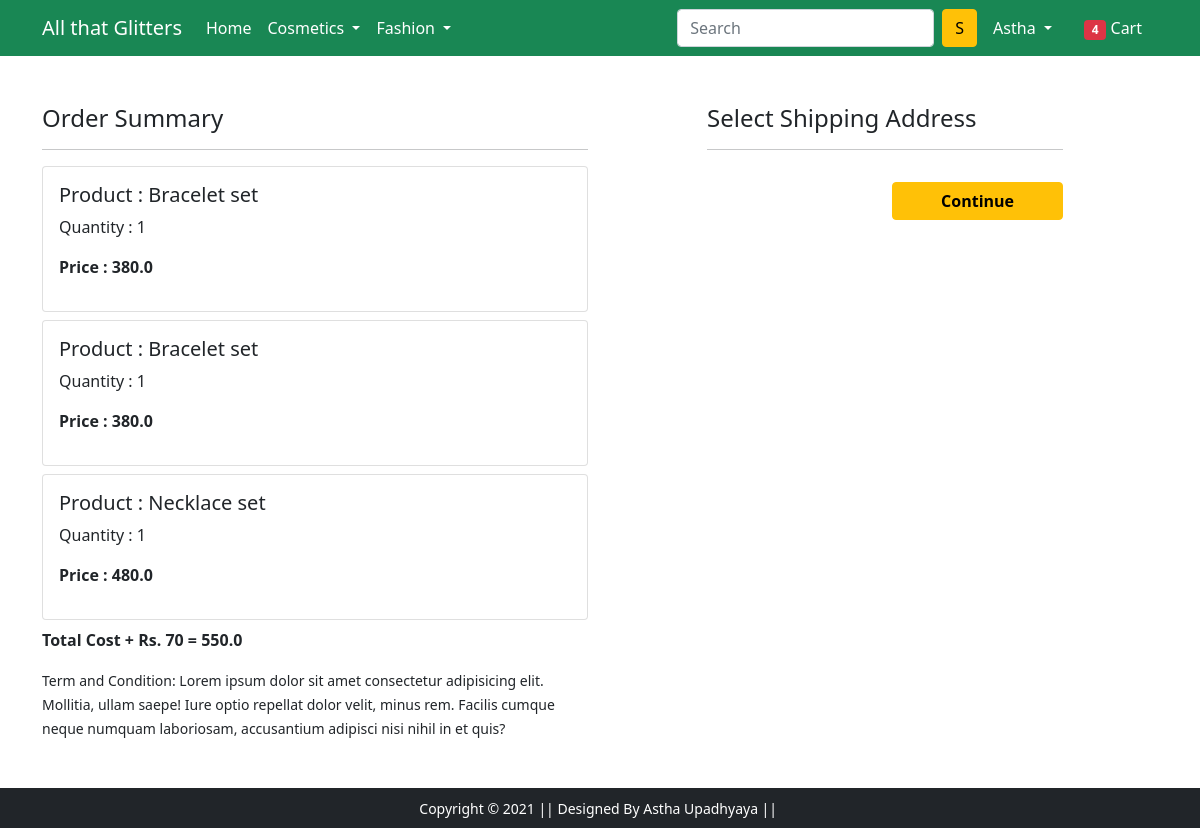
/checkout/ (signed in), run on an earlier commit of the app's database.
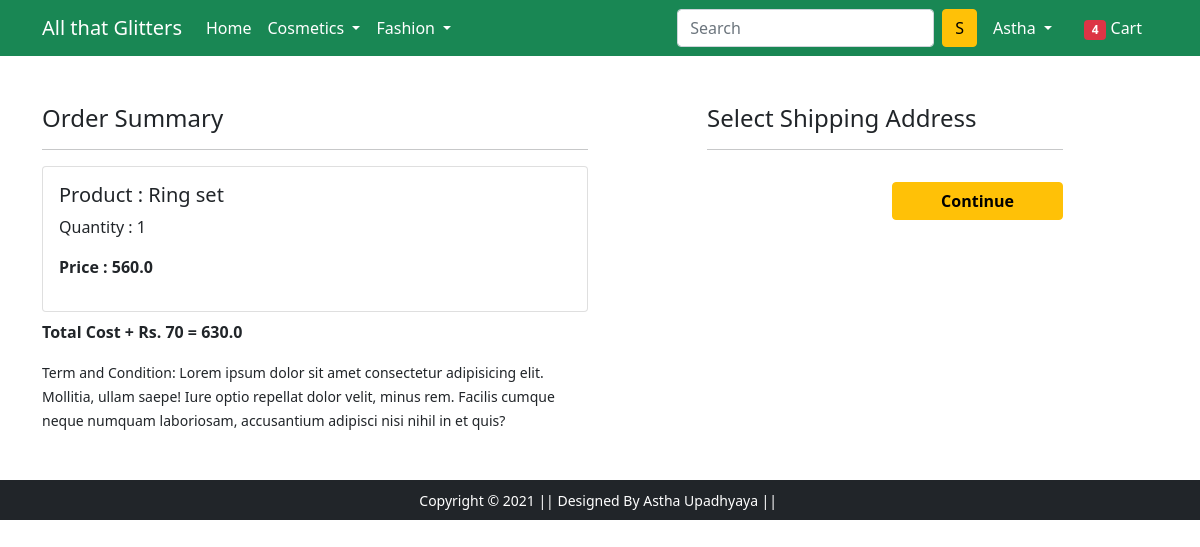
And on a later commit of the database.
### app/models.py (models this page shows, shortened)
class Cart(models.Model):
    user = models.ForeignKey(User, on_delete=models.CASCADE)
    product = models.ForeignKey(Product, on_delete=models.CASCADE)
    quantity = models.PositiveIntegerField(default=1)
    @property
    def total_cost(self):
        return self.quantity * self.product.discounted_price

class Product(models.Model):
    title=models.CharField(max_length=100)
    selling_price = models.FloatField()
    discounted_price = models.FloatField()
    description = models.CharField(max_length=100)
    brand = models.CharField(max_length=100)
    category = models.CharField(choices=CATEGORY_CHOICES,
                                max_length=2)
    product_image = models.ImageField(upload_to='productimg')

### app/views.py (the view)
# urls.py: path('checkout/', views.checkout, name='checkout'),
def checkout(request):
 user = request.user
 add = Customer.objects.filter(user=user)
 cart_items = Cart.objects.filter(user=user)
 amount = 0.0
 shipping_amount = 70.0
 totalamount = 0.0
 cart_product = [p for p in Cart.objects.all() if p.user == request.user]
 if cart_product:
  for p in cart_product:
   tempamount = (p.quantity * p.product.discounted_price)
   amount = tempamount
  totalamount = amount + shipping_amount
 return render(request, 'app/checkout.html', {'add':add, 'totalamount': totalamount, 'cart_items':cart_items})

### app/templates/app/checkout.html (shortened to what this page needs)
{% extends 'app/base.html' %}
{% load static %}
{% block main-content %}
<div class="container">
 <div class="row mt-5">
  <div class="col-sm-6">
    <h4>Order Summary</h4>
    <hr>
    {% for item in cart_items %}
      <div class="card mb-2">
        <div class="card-body">
          <h5>Product : {{item.product.title}}</h5>
          <p>Quantity : {{item.quantity}}</p>
          <p class="fw-bold">Price : {{item.total_cost}}</p>
        </div>
      </div>
    {% endfor %}
    <p class="fw-bold">Total Cost + Rs. 70 = {{totalamount}}</p>
    <small>Term and Condition: Lorem ipsum dolor sit amet consectetur adipisicing elit. Mollitia, ullam saepe! Iure optio repellat dolor velit, minus rem. Facilis cumque neque numquam laboriosam, accusantium adipisci nisi nihil in et quis?</small>
  </div>
  <div class="col-sm-4 offset-sm-1">
    <h4>Select Shipping Address</h4>
    <hr>
    <form action="">
        <div class="text-end">
          <button type="submit" class="btn btn-warning mt-3 px-5 fw-bold">Continue</button>
        </div>
      </form>
    </div>
  </div>
</div>
{% endblock main-content %}

### app/templates/app/base.html (shortened to what this page needs)
<!doctype html>
{% load static %}
<html lang="en">
  <head>
    <link href="https://cdn.jsdelivr.net/npm/bootstrap@5.0.0-beta1/dist/css/bootstrap.min.css" rel="stylesheet">
    <link rel="stylesheet" href="{% static 'app/css/owl.carousel.min.css' %}">
    <link rel="stylesheet" href="{% static 'app/css/all.min.css' %}">
    <link rel="stylesheet" href="{% static 'app/css/style.css' %}">
  </head>
  <body>
    <nav class="navbar navbar-expand-lg navbar-dark bg-success">
     <div class="container">
       <a class="navbar-brand" href="/">All that Glitters</a>
       <div class="collapse navbar-collapse" id="navbarSupportedContent">
         <ul class="navbar-nav me-auto mb-2 mb-lg-0">
           <li class="nav-item">
             <a class="nav-link active" aria-current="page" href="/">Home</a>
           </li>
           <li class="nav-item dropdown">
             <a class="nav-link dropdown-toggle text-white" href="#" id="cosmeticsDropdown" role="button" data-bs-toggle="dropdown" aria-expanded="false">
               Cosmetics
             </a>
           </li>
           <li class="nav-item dropdown">
             <a class="nav-link dropdown-toggle text-white" href="#" id="accDropdown" role="button" data-bs-toggle="dropdown" aria-expanded="false">
               Fashion
             </a>
           </li>
         </ul>
         <form class="d-flex">
           <input class="form-control me-2" type="search" placeholder="Search" aria-label="Search">
           <button class="btn btn-warning" type="submit">S</button>
         </form>
         <div>
          <ul class="navbar-nav me-auto mb-2 mb-lg-0">
              {% if request.user.is_authenticated %}
              <li class="nav-item dropdown mx-2">
              <a class="nav-link dropdown-toggle text-white" href="#" id="profileDropdown" role="button" data-bs-toggle="dropdown" aria-expanded="false">
                {{request.user.username|capfirst}}
              </a>
            </li>
            <li class="nav-item mx-2">
             <a href="{% url 'showcart' %}" class="nav-link text-white"><span class="badge bg-danger">4</span> Cart </a>
            </li>
              {% endif %}
          </ul>
         </div>
       </div>
     </div>
    </nav>
    {% block main-content %} {% endblock main-content %}
    <footer class="container-fluid bg-dark text-center p-2 mt-5">
        <small class="text-white">Copyright &copy; 2021 || Designed By Astha Upadhyaya || </small>
    </footer>
  </body>
</html>

What changed in the data, as far as the page shows it:
removed Cart: product "Bracelet set", quantity "1", total_cost "380.0"
removed Cart: product "Bracelet set", quantity "1", total_cost "380.0"
removed Cart: product "Necklace set", quantity "1", total_cost "480.0"
added Cart: product "Ring set", quantity "1", total_cost "560.0"
Also different on the page:
{{ totalamount }}: "550.0" → "630.0"
